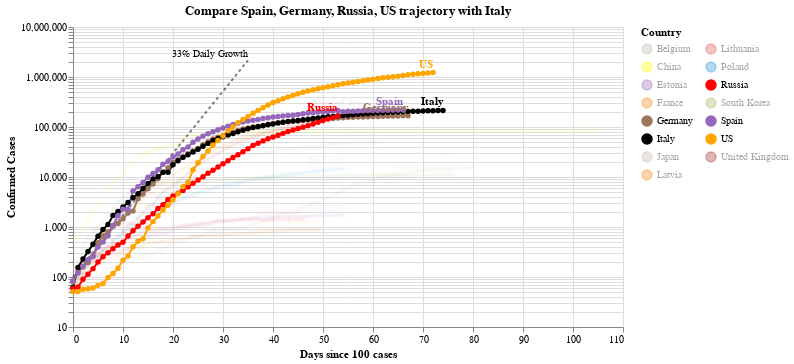

Write notebook code for a chart like this one.
### Code cell
#hide_input
chart2 = make_since_chart(dff2, ['Spain', 'Germany','Russia', 'US'], baseline_countries)
chart2

### Figure 1 — Vega-Lite specification as saved in the notebook (floating-point values rounded to 4 significant figures; data arrays with more than 128 entries replaced by an {"elided": "..."} marker saying what was removed)
{"config": {"view": {"continuousWidth": 400, "continuousHeight": 300}}, "layer": [{"mark": {"type": "line", "color": "black", "opacity": 0.5, "strokeDash": [3, 3]}, "encoding": {"x": {"type": "quantitative", "field": "Days since 100 cases"}, "y": {"type": "quantitative", "field": "Confirmed Cases"}}}, {"mark": {"type": "text", "align": "right", "dy": -6, "fontSize": 10, "text": "33% Daily Growth"}, "encoding": {"x": {"type": "quantitative", "field": "Days since 100 cases"}, "y": {"type": "quantitative", "field": "Confirmed Cases"}}, "transform": [{"filter": "(datum['Days since 100 cases'] >= 35)"}]}, {"data": {"name": "data-feef3ca44a5611eaa0de413737c361b7"}, "mark": {"type": "line", "point": true}, "encoding": {"color": {"type": "nominal", "field": "Country", "legend": {"columns": 2}, "scale": {"domain": ["Belgium", "China", "Estonia", "France", "Germany", "Italy", "Japan", "Latvia", "Lithuania", "Poland", "Russia", "South Korea", "Spain", "US", "United Kingdom"], "range": ["#C1B7AD", "yellow", "#9467bd", "#F58518", "#9D755D", "black", "#C1B7AD", "#F58518", "#E45756", "#2495D3", "red", "#A1BA59", "#9467bd", "orange", "brown"]}}, "opacity": {"condition": {"value": 1, "selection": "selector003"}, "value": 0.05}, "tooltip": [{"type": "nominal", "field": "Country"}, {"type": "temporal", "field": "Date"}, {"type": "quantitative", "field": "Confirmed Cases"}, {"type": "quantitative", "field": "Days since 100 cases"}], "x": {"type": "quantitative", "field": "Days since 100 cases"}, "y": {"type": "quantitative", "field": "Confirmed Cases", "scale": {"type": "log"}}}, "selection": {"selector003": {"type": "multi", "fields": ["Country"], "bind": "legend", "init": [{"Country": "Spain"}, {"Country": "Germany"}, {"Country": "Russia"}, {"Country": "US"}, {"Country": "Italy"}]}}, "width": 550}, {"data": {"name": "data-feef3ca44a5611eaa0de413737c361b7"}, "mark": {"type": "text", "align": "right", "dy": -8, "fontWeight": "bold"}, "encoding": {"color": {"type": "nominal", "field": "Country", "legend": {"columns": 2}, "scale": {"domain": ["Belgium", "China", "Estonia", "France", "Germany", "Italy", "Japan", "Latvia", "Lithuania", "Poland", "Russia", "South Korea", "Spain", "US", "United Kingdom"], "range": ["#C1B7AD", "yellow", "#9467bd", "#F58518", "#9D755D", "black", "#C1B7AD", "#F58518", "#E45756", "#2495D3", "red", "#A1BA59", "#9467bd", "orange", "brown"]}}, "opacity": {"condition": {"value": 1, "selection": "selector003"}, "value": 0.05}, "text": {"type": "nominal", "field": "Country"}, "tooltip": [{"type": "nominal", "field": "Country"}, {"type": "temporal", "field": "Date"}, {"type": "quantitative", "field": "Confirmed Cases"}, {"type": "quantitative", "field": "Days since 100 cases"}], "x": {"type": "quantitative", "field": "Days since 100 cases"}, "y": {"type": "quantitative", "field": "Confirmed Cases", "scale": {"type": "log"}}}, "transform": [{"filter": "(datum['Date'] >= 1588723200000)"}], "width": 550}], "data": {"name": "data-c1a3bbf4dd040f2e7e8e7a69520e3c2a"}, "title": "Compare Spain, Germany, Russia, US trajectory with Italy", "$schema": "https://vega.github.io/schema/vega-lite/v4.0.2.json", "datasets": {"data-c1a3bbf4dd040f2e7e8e7a69520e3c2a": [{"Days since 100 cases": 0, "Confirmed Cases": 100.0}, {"Days since 100 cases": 1, "Confirmed Cases": 133.0}, {"Days since 100 cases": 2, "Confirmed Cases": 176.9}, {"Days since 100 cases": 3, "Confirmed Cases": 235.3}, {"Days since 100 cases": 4, "Confirmed Cases": 312.9}, {"Days since 100 cases": 5, "Confirmed Cases": 416.2}, {"Days since 100 cases": 6, "Confirmed Cases": 553.5}, {"Days since 100 cases": 7, "Confirmed Cases": 736.1}, {"Days since 100 cases": 8, "Confirmed Cases": 979.1}, {"Days since 100 cases": 9, "Confirmed Cases": 1302.0}, {"Days since 100 cases": 10, "Confirmed Cases": 1732.0}, {"Days since 100 cases": 11, "Confirmed Cases": 2303.0}, {"Days since 100 cases": 12, "Confirmed Cases": 3064.0}, {"Days since 100 cases": 13, "Confirmed Cases": 4074.0}, {"Days since 100 cases": 14, "Confirmed Cases": 5419.0}, {"Days since 100 cases": 15, "Confirmed Cases": 7207.0}, {"Days since 100 cases": 16, "Confirmed Cases": 9586.0}, {"Days since 100 cases": 17, "Confirmed Cases": 12750.0}, {"Days since 100 cases": 18, "Confirmed Cases": 16960.0}, {"Days since 100 cases": 19, "Confirmed Cases": 22550.0}, {"Days since 100 cases": 20, "Confirmed Cases": 29990.0}, {"Days since 100 cases": 21, "Confirmed Cases": 39890.0}, {"Days since 100 cases": 22, "Confirmed Cases": 53060.0}, {"Days since 100 cases": 23, "Confirmed Cases": 70560.0}, {"Days since 100 cases": 24, "Confirmed Cases": 93850.0}, {"Days since 100 cases": 25, "Confirmed Cases": 124800.0}, {"Days since 100 cases": 26, "Confirmed Cases": 166000.0}, {"Days since 100 cases": 27, "Confirmed Cases": 220800.0}, {"Days since 100 cases": 28, "Confirmed Cases": 293700.0}, {"Days since 100 cases": 29, "Confirmed Cases": 390600.0}, {"Days since 100 cases": 30, "Confirmed Cases": 519500.0}, {"Days since 100 cases": 31, "Confirmed Cases": 690900.0}, {"Days since 100 cases": 32, "Confirmed Cases": 918900.0}, {"Days since 100 cases": 33, "Confirmed Cases": 1222000.0}, {"Days since 100 cases": 34, "Confirmed Cases": 1625000.0}, {"Days since 100 cases": 35, "Confirmed Cases": 2162000.0}], "data-feef3ca44a5611eaa0de413737c361b7": {"elided": "1005 records"}}}
